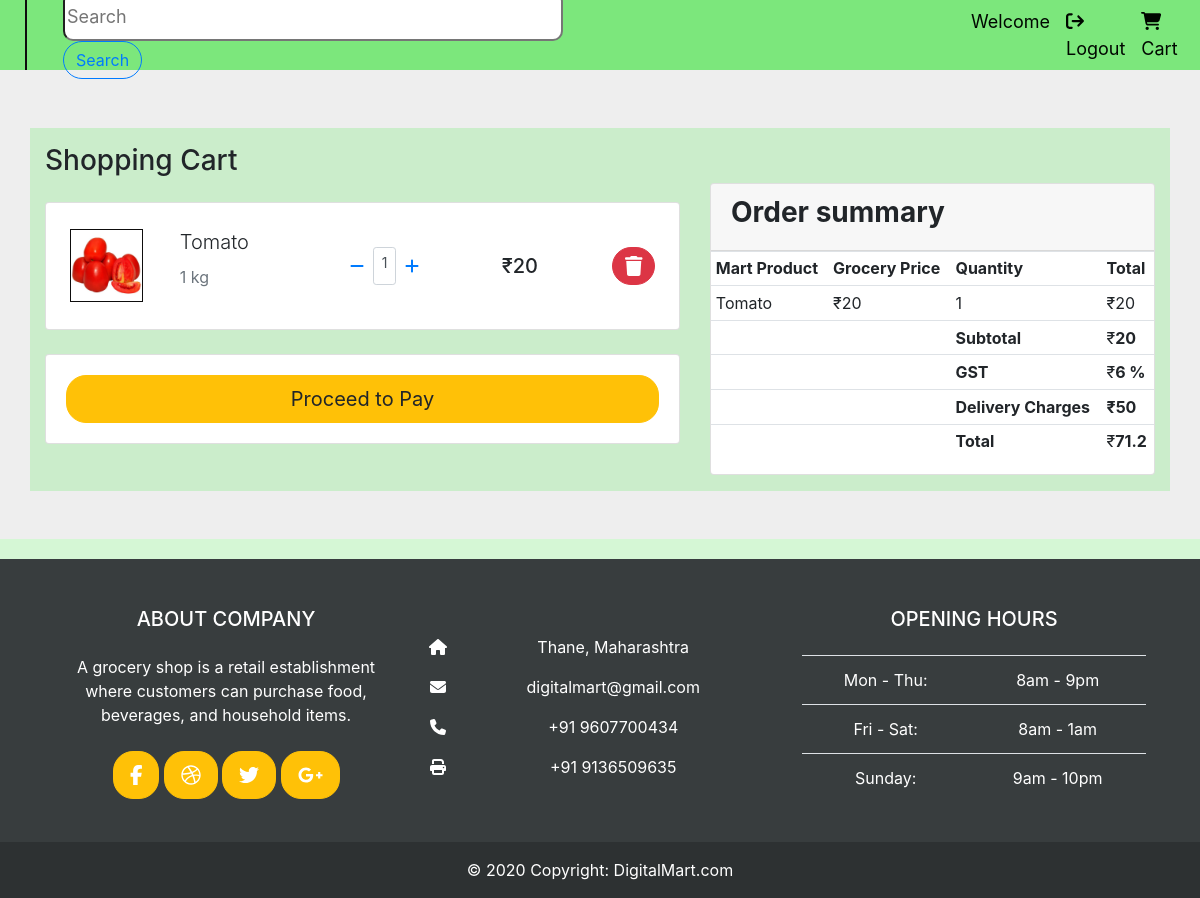
/showcart/ (signed in), run on the app's committed database.
### GroceryApp/models.py (models this page shows, shortened)
class Cart(models.Model):
    user = models.ForeignKey(User, on_delete=models.CASCADE)
    product = models.ForeignKey(Grocery, on_delete=models.CASCADE)
    quantity = models.PositiveIntegerField(default=1)

class Grocery(models.Model):
    CATEGORY_CHOICES = [
        ('VEGETABLES', 'vegetables'),
        ('FRUITS', 'fruits'),
        ('PHARMACY', 'pharmacy'),
        ('PETFOOD','petfood'),
        ('JUICES','juices'),
        ('SPROUTS','sprouts'),
        ('MILKS','milks'),
        ('BREADS','breads')
    ]
    name = models.CharField(max_length=100)
    category = models.CharField(max_length=20, choices=CATEGORY_CHOICES)
    unit = models.CharField(max_length=50,default='1-kg')
    storage_tips = models.CharField(max_length=300)
    nutrient_benefits = models.TextField()
    description = models.TextField()
    disclaimer = models.TextField()
    selling_price = models.IntegerField()
    discounted_price = models.IntegerField()
    discounted_percentage = models.IntegerField(default=1)
    grocery_image =models.ImageField(upload_to='grocery_images')

### GroceryApp/views.py (the view)
# urls.py: path('showcart/',views.show_cart,name='showcart'),
def show_cart(request):
    cart_items = Cart.objects.filter(user=request.user)
    total =0
    delhivery_charge =50
    for item in cart_items:
        item.product.price_and_quantity_total =  item.product.discounted_price * item.quantity
        total += item.product.price_and_quantity_total
        GST = item.product.price_and_quantity_total * 0.06
    final_price= delhivery_charge + total + GST
    return render(request, 'app/showcart.html', {'cart_items': cart_items,'total':total,'final_price':final_price})

### GroceryApp/templates/app/showcart.html (shortened to what this page needs)
{% extends "app/base.html" %}
{% block content %}
    <section class="h-100" style="background-color: #eee; padding-top:80px">
        <div class="container h-100 py-5">
          <div class="row d-flex h-100" style="background-color: rgba(124, 231, 124, 0.314);">
            <div class="col-7 mt-3">
              <div class="d-flex justify-content-between align-items-center mb-4">
                <h3 class="fw-normal mb-0 text-black">Shopping Cart</h3>
              </div>
              {% for item in cart_items %}
              <div class="card rounded-3 mb-4">
                <div class="card-body p-4">
                  <div class="row d-flex justify-content-between align-items-center">
                    <div class="col-md-2 col-lg-2 col-xl-2">
                      <img
                        src="{{item.product.grocery_image.url}}"
                        class="img-fluid rounded-3" alt="Cotton T-shirt">
                    </div>
                    <div class="col-md-3 col-lg-3 col-xl-3">
                      <p class="lead fw-normal mb-2">{{item.product.name}}</p>
                      <p><span class="text-muted">{{item.product.unit}}</span></p>
                    </div>
                    <div class="col-md-3 col-lg-3 col-xl-2 d-flex">
                        <button class="btn btn-link px-2">
                        <a href="{% url "minusquantity" item.id %}"><i class="fas fa-minus"></i></a>
                        </button>
                        <div class="form-control form-control-sm">
                            {{item.quantity}}
                        </div>
                        <button class="btn btn-link px-2">
                         <a href="{% url "addquantity" item.id %}"><i class="fas fa-plus"></i></a>
                        </button>
                    </div>
                    <div class="col-md-3 col-lg-2 col-xl-2 offset-lg-1">
                      <h5 class="mb-0">₹{{item.product.discounted_price}}</h5>
                    </div>
                    <form action="{% url "deletecart" item.id %}" method="POST">
                        <div class="col-md-1 col-lg-1 col-xl-1 text-end">
                            <button type="submit" class="btn btn-danger">
                                    <i class="fas fa-trash fa-lg"></i>
                            </button>
                        </div>
                     </form>
                  </div>
                </div>
              </div>
              {% endfor %}
              <div class="card">
                <div class="card-body">
                  <a href="{% url "checkout" %}"><button type="button" class="btn btn-warning btn-block btn-lg">Proceed to Pay</button></a>
                </div>
              </div>
            </div>
            <div class="col-md-5 mb-3" style="padding-top: 55px; width:500px">
                <div class="card">
                    <div class="card-header">
                        <h3 class="text-xs-center"><strong>Order summary</strong></h3>
                    </div>
                    <div class="card-block">
                        <div class="table-responsive">
                            <table class="table table-sm">
                                <thead>
                                    <tr>
                                        <td><strong>Mart Product</strong></td>
                                        <td class="text-xs-center"><strong>Grocery Price</strong></td>
                                        <td class="text-xs-center"><strong>Quantity</strong></td>
                                        <td class="text-xs-right"><strong>Total</strong></td>
                                    </tr>
                                </thead>
                                <tbody>
                                    {% for item in cart_items %}
                                    <tr>
                                        <td>{{item.product.name}}</td>
                                        <td class="text-xs-center">₹{{item.product.discounted_price}}</td>
                                        <td class="text-xs-center">{{item.quantity}}</td>
                                        <td class="text-xs-right">₹{{item.product.price_and_quantity_total}}</td>
                                    </tr>
                                    {% endfor %}
                                    <tr>
                                        <td class="highrow"></td>
                                        <td class="highrow"></td>
                                        <td class="highrow text-xs-center"><strong>Subtotal</strong></td>
                                        <td class="highrow text-xs-right">₹<b>{{total}}</b></td>
                                    </tr>
                                    <tr>
                                        <td class="highrow"></td>
                                        <td class="highrow"></td>
                                        <td class="highrow text-xs-center"><strong>GST</strong></td>
                                        <td class="highrow text-xs-right">₹<b>6 %</b></td>
                                    </tr>
                                    <tr>
                                        <td class="emptyrow"></td>
                                        <td class="emptyrow"></td>
                                        <td class="emptyrow text-xs-center"><strong>Delivery Charges</strong></td>
                                        <td class="emptyrow text-xs-right"><b>₹50</b></td>
                                    </tr>
                                    <tr>
                                        <td class="emptyrow"></td>
                                        <td class="emptyrow"></td>
                                        <td class="emptyrow text-xs-center"><strong>Total</strong></td>
                                        <td class="emptyrow text-xs-right">₹<b>{{final_price}}</b></td>
                                    </tr>
                                </tbody>
                            </table>
                        </div>
                    </div>
                </div>
            </div>
          </div>
        </div>
      </section>
{% endblock content %}

### GroceryApp/static/app/css/main.css (style rules this page uses)
body { width: 100%; height: 100%; min-height: 100%; background: rgba(124, 231, 124, 0.314); }
.btn { border-radius: 20px; }
.item, img { height: 100% !important; width: 100% !important; border: 1px solid rgb(14, 13, 13); }

### data on the page
Cart: product.grocery_image (picture), product.name "Tomato", product.unit "1 kg", quantity "1", product.discounted_price "20", product.price_and_quantity_total "20"

### other printed values
{{ total }} "20"
{{ final_price }} "71.2"
